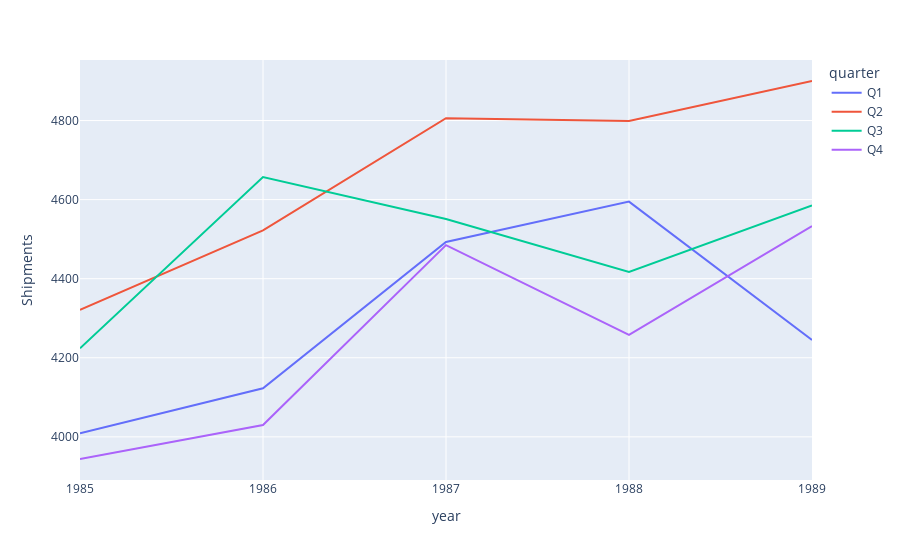

Notebook code cell kept with this figure:
### Code cell
fig = px.line(df_2, x="year", y="Shipments",color='quarter')
fig.show()

### Figure 1 — Plotly figure (JSON) as saved in the notebook; plotly's stock layout.template omitted (floating-point values rounded to 4 significant figures)
{"data": [{"hovertemplate": "quarter=Q1<br>year=%{x}<br>Shipments=%{y}<extra></extra>", "legendgroup": "Q1", "line": {"color": "#636efa", "dash": "solid"}, "mode": "lines", "name": "Q1", "orientation": "v", "showlegend": true, "type": "scatter", "x": ["1985", "1986", "1987", "1988", "1989"], "xaxis": "x", "y": [4009, 4123, 4493, 4595, 4245], "yaxis": "y"}, {"hovertemplate": "quarter=Q2<br>year=%{x}<br>Shipments=%{y}<extra></extra>", "legendgroup": "Q2", "line": {"color": "#EF553B", "dash": "solid"}, "mode": "lines", "name": "Q2", "orientation": "v", "showlegend": true, "type": "scatter", "x": ["1985", "1986", "1987", "1988", "1989"], "xaxis": "x", "y": [4321, 4522, 4806, 4799, 4900], "yaxis": "y"}, {"hovertemplate": "quarter=Q3<br>year=%{x}<br>Shipments=%{y}<extra></extra>", "legendgroup": "Q3", "line": {"color": "#00cc96", "dash": "solid"}, "mode": "lines", "name": "Q3", "orientation": "v", "showlegend": true, "type": "scatter", "x": ["1985", "1986", "1987", "1988", "1989"], "xaxis": "x", "y": [4224, 4657, 4551, 4417, 4585], "yaxis": "y"}, {"hovertemplate": "quarter=Q4<br>year=%{x}<br>Shipments=%{y}<extra></extra>", "legendgroup": "Q4", "line": {"color": "#ab63fa", "dash": "solid"}, "mode": "lines", "name": "Q4", "orientation": "v", "showlegend": true, "type": "scatter", "x": ["1985", "1986", "1987", "1988", "1989"], "xaxis": "x", "y": [3944, 4030, 4485, 4258, 4533], "yaxis": "y"}], "layout": {"legend": {"title": {"text": "quarter"}, "tracegroupgap": 0}, "margin": {"t": 60}, "xaxis": {"anchor": "y", "domain": [0, 1], "title": {"text": "year"}}, "yaxis": {"anchor": "x", "domain": [0, 1], "title": {"text": "Shipments"}}}}
